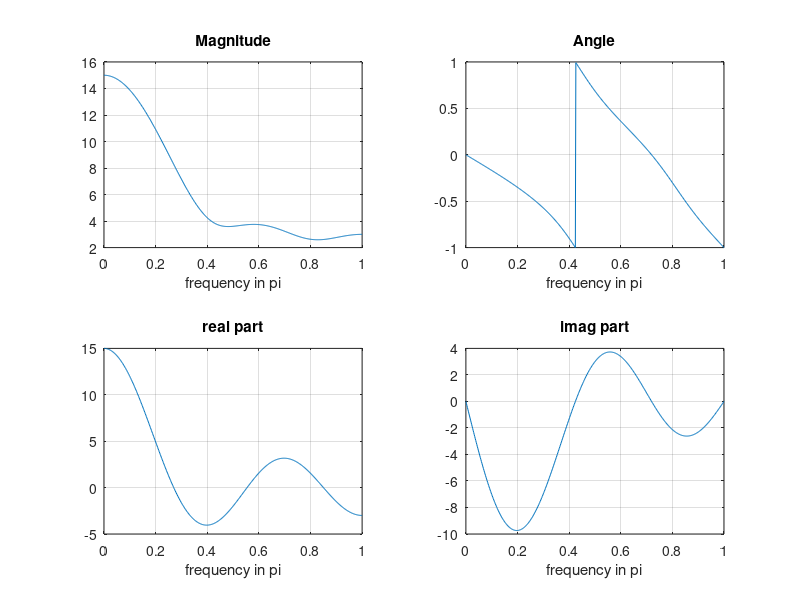
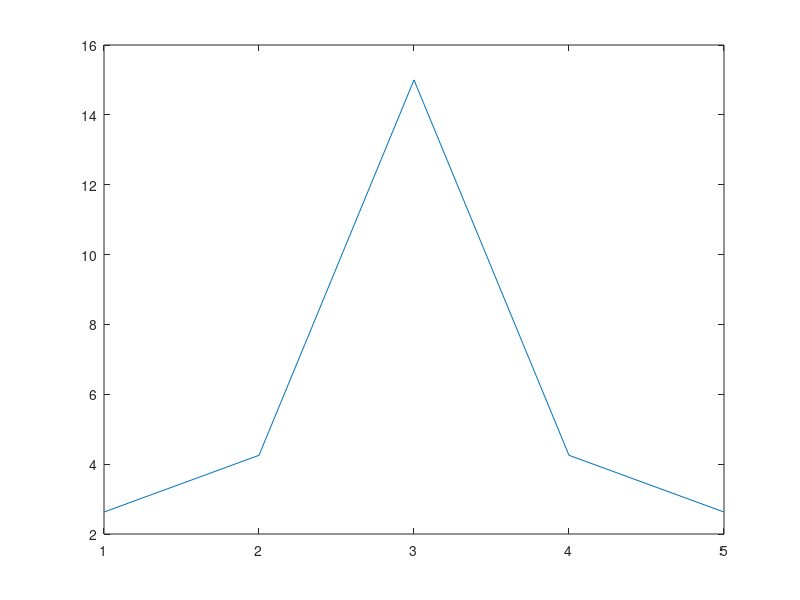
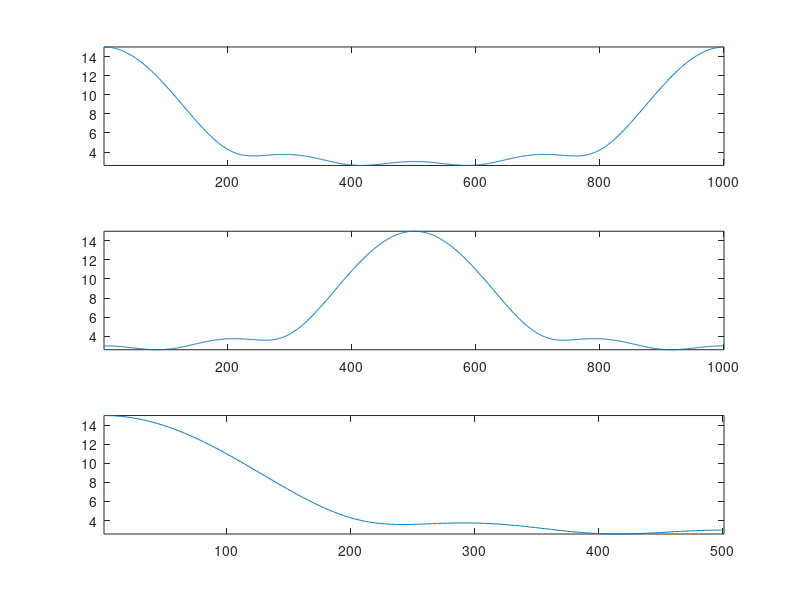
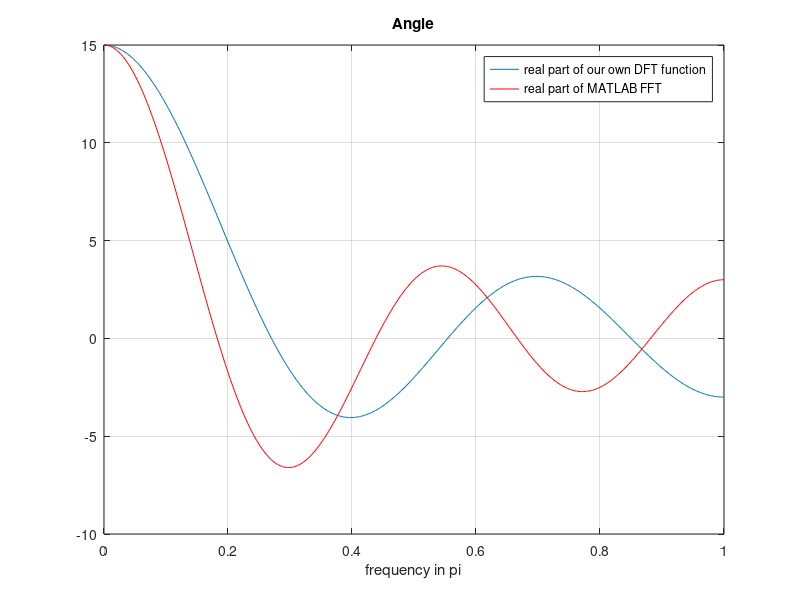

Here is the MATLAB script that generated these plots, in order: (Note: this script raises an error after producing the figures.)
clc; clear; close all;

%% express convolution as matrix multiplication 

h = [1 2 3 4 5]';
x = randn(3,1);
A = convmtx(h,length(x));
y = A*x;
y1 = conv(h,x);
figure
stem(y)
hold on
stem(y1)
legend('convmtx','conv')

%% matlab DTFT implementation

n = -1:3;
x = 1:5;

M = 500;
k = 0:M;
w = (pi/M)*k;

X = x * (exp(-1i*pi/M)).^(n'*k);

magX = abs(X);
angX = angle(X);
realX = real(X);
imagX = imag(X);

subplot(2,2,1); plot(k/M, magX); grid on;
xlabel('frequency in pi'); title('Magnitude');

subplot(2,2,2); plot(k/M, angX/pi); grid on;
xlabel('frequency in pi'); title('Angle');

subplot(2,2,3); plot(k/M, realX); grid on;
xlabel('frequency in pi'); title('real part');

subplot(2,2,4); plot(k/M, imagX); grid on;
xlabel('frequency in pi'); title('imag part');

%% 

xf = fft(x);

figure
plot(abs(fftshift(xf)))

%% padding zero after array in time domain, densifies fft in frequency domain
% remember: frequency output of fft is 0 to 2pi. 
% to shift it and align zero frequency at the center, we use fftshift 


x1 = zeros([M*2,1]);
x1(1:length(x)) = x;
xf = fft(x1);

figure
subplot(3,1,1); plot(abs(xf)); axis tight;
subplot(3,1,2); plot(abs(fftshift(xf))); axis tight;
subplot(3,1,3); plot(abs(xf(1:501))); axis tight;

%% compare angle of our own DFT and matlab's fft 

figure
plot(k/M, realX); grid on; hold on;
plot(k/M, real(xf(1:length(X))), 'r')
xlabel('frequency in pi'); title('Angle');
legend(['real part of our own DFT function'],['real part of MATLAB FFT']) 

%% compare real and imag part of our own DFT and matlab's fft 
% they are different because of the horizontal axis!
% horizontal axis of input is n=-1:3
% we use horizontal axis when calculating X
% we did not use it with matlab FFT
% matlab assumes that horizontal axis of signal starts from 0!
% with time shifting property of DFT (DTFT), we can overcome this limitation


figure
plot(k/M, angX/pi); grid on; hold on;
plot(k/M, angle(xf(1:length(X)))/pi, 'r')
xlabel('frequency in pi'); title('Angle');
legend(['angle of our own DFT function'],['angle of MATLAB FFT']) 

%% calculate fft of a signal that is not started from 0 ( for example started from -1 )

amount_of_shift = -1;
xf1 = xf(1:length(X)) .* exp(-1i*w'*(amount_of_shift));

figure
subplot(2,2,1); plot(k/M, magX); grid on; hold on;
plot(k/M, abs(xf1)) 
xlabel('frequency in pi'); title('Magnitude');

subplot(2,2,2); plot(k/M, angX/pi); grid on; hold on;
plot(k/M, angle(xf1)/pi)
xlabel('frequency in pi'); title('Angle');

subplot(2,2,3); plot(k/M, realX); grid on; hold on;
plot(k/M, real(xf1))
xlabel('frequency in pi'); title('real part');

subplot(2,2,4); plot(k/M, imagX); grid on; hold on;
plot(k/M, imag(xf1))
xlabel('frequency in pi'); title('imag part');

%% Linearity

n1 = -1:3;
x1 = 1:5;
alpha = 2;
xx1 = alpha*x1;

n2 = 0:6;
x2 = -5:1;
beta = 3;
xx2 = beta*x2;

[xx3,n3] = sigadd(xx1,n1,xx2,n2);

M = 500; %501 samples
k = 0:M;
w = (pi/M)*k;

X1 = x1*(exp(-1i*pi/M)).^(n1'*k);
X2 = x2*(exp(-1i*pi/M)).^(n2'*k);
X3 = xx3*(exp(-1i*pi/M)).^(n3'*k);
XX3 = alpha*X1 + beta*X2;

subplot(5,1,1); stem(n1,x1); xlim([-2 7]); 
subplot(5,1,2); stem(n2,x2); xlim([-2 7]); 
subplot(5,1,3); stem(n3,xx3); xlim([-2 7]); 
subplot(5,1,4); plot(k/M, abs(X3)); hold on; plot(k/M, abs(XX3));
subplot(5,1,5); plot(k/M, angle(X3)/pi); hold on; plot(k/M, angle(XX3)/pi); ylim([-1.5,1.5]);

%% Frequency-shifting (modulation) - example 1

n1 = -1:3;
x1 = 1:5;
w0 = pi/4;

x2 = x1 .* exp(1i*w0*n1);

X1 = x1*(exp(-1i*pi/M)).^(n1'*k);
X2 = x2*(exp(-1i*pi/M)).^(n1'*k);

figure
plot(k/M, abs(X1)); hold on;
plot(k/M, abs(X2))

%% Frequency-shifting (modulation) - example 2

n = -100:100;
x = cos(0.2*n);

x1 = x.*exp(1i*pi/2*n); % modulated signal

M = 500;
k = -M:M;
w = (pi/M)*k;

X = x*(exp(-1i*pi/M)).^(n'*k);
X1 = x1*(exp(-1i*pi/M)).^(n'*k);

[XX1,F1] = sigshift(X,w,pi/2);

 hold on;
plot(k/M, abs(X1),'g')
plot(F1/pi, abs(XX1),'r')

%% conjugation

n = -1:3;
x = rand(1,5)+1i*rand(1,5);
x1=conj(x);

figure
subplot(3,2,1); stem(n,real(x))
subplot(3,2,2); stem(n,imag(x))
subplot(3,2,3); stem(n,real(x1))
subplot(3,2,4); stem(n,imag(x1))

M = 500;
k = -M:M;
w = (pi/M)*k;

X = x*(exp(-1i*pi/M)).^(n'*k);
X1 = x1*(exp(-1i*pi/M)).^(n'*k);

XX1 = conj(sigfold(X,w));
subplot(3,2,5); hold on; plot(k/M, abs(X1),'k'); plot(k/M, abs(XX1),'r--','linewidth',2);
subplot(3,2,6); hold on; plot(k/M, angle(X1)/pi,'k'); plot(k/M, angle(XX1)/pi,'r--','linewidth',2); ylim([-1.5;1.5]);

%% folding  

nx = -1:3;
x = randn(1,5);
[x1,nx1] = sigfold(x,nx);

M = 500;
k = -M:M;
w = (pi/M)*k;

X = x*(exp(-1i*pi/M)).^(nx'*k);
X1 = x1*(exp(-1i*pi/M)).^(nx1'*k);

subplot(4,1,1)
stem(nx,x); xlim([-5 5])

subplot(4,1,2)
stem(nx1,x1); xlim([-5 5])

subplot(4,1,3); hold on;
plot(w/pi, real(X), 'k')
plot(w/pi, real(X1), 'r--')

subplot(4,1,4); hold on;
plot(w/pi, imag(X), 'k')
plot(w/pi, imag(X1), 'r--')

%% convolution 

nx1 = -1:3;
x1 = randn([1 5]);
nx2 = -3:2;
x2 = randn([1 6]);
[x3, nx3] = conv_m(x1,nx1,x2,nx2);

M = 500;
k = -M:M;
w = (pi/M)*k;

X1 = x1*(exp(-1i*pi/M)).^(nx1'*k);
X2 = x2*(exp(-1i*pi/M)).^(nx2'*k);
X3 = x3*(exp(-1i*pi/M)).^(nx3'*k);
XX3 = X1.*X2;

figure
subplot(5,1,1); stem(nx1,x1); xlim([-6 6]);
subplot(5,1,2); stem(nx2,x2); xlim([-6 6]);
subplot(5,1,3); stem(nx3,x3); xlim([-6,6]);

subplot(5,1,4); hold on;
plot(w/pi, real(X3), 'k')
plot(w/pi, real(XX3), 'r--')

subplot(5,1,5); hold on;
plot(w/pi, imag(X3), 'k')
plot(w/pi, imag(XX3), 'r--')

%% correlation

nx1 = -1:3;
x1 = randn([1 5]);
nx2 = -3:2;
x2 = randn([1 6]);
[x3, nx3] = xcorr_m(x1,nx1,x2,nx2);

% define frequency axis
M = 500;
k = -M:M;
w = (pi/M)*k;

X1 = x1*(exp(-1i*pi/M)).^(nx1'*k);
X2 = x2*(exp(-1i*pi/M)).^(nx2'*k);
X3 = x3*(exp(-1i*pi/M)).^(nx3'*k);
XX3 = X1.*conj(X2);

figure;
subplot(5,1,1); stem(nx1,x1); xlim([-6 6]);
subplot(5,1,2); stem(nx2,x2); xlim([-6 6]);
subplot(5,1,3); stem(nx3,x3); xlim([-6 6]);
 
subplot(5,1,4); hold on;
plot(w/pi, real(X3), 'k');
plot(w/pi, real(XX3), 'r--');

subplot(5,1,5); hold on;
plot(w/pi, imag(X3), 'k');
plot(w/pi, imag(XX3), 'r--');

%% multiplication

nx1 = -1:3;
x1 = randn([1 5]);
nx2 = -3:2;
x2 = randn([1 6]);
[x3, nx3] = sigmult(x1,nx1,x2,nx2);

% define frequency axis
M = 500;
k = -M:M;
w = (pi/M)*k;

X1 = x1*(exp(-1i*pi/M)).^(nx1'*k);
X2 = x2*(exp(-1i*pi/M)).^(nx2'*k);
X3 = x3*(exp(-1i*pi/M)).^(nx3'*k);
[XX3,wp] = conv_m(X1,k,X2,k);

figure;
subplot(5,1,1); stem(nx1,x1); xlim([-6 6]);
subplot(5,1,2); stem(nx2,x2); xlim([-6 6]);
subplot(5,1,3); stem(nx3,x3); xlim([-6 6]);
 
subplot(5,1,4); hold on;
plot(w/pi, abs(X3), 'k');

subplot(5,1,5); hold on;
plot(wp/1000, abs(XX3), 'k');

% Question: why the 4th and 5th plots are different? Why the 5th plot has
% a larger range than the 4th plot?

%% Parseval's Theorem (energy)

nx = -1:3;
x = randn([1,5]);

E1 = sum(x.^2);

M = 100;
k = -M:M;
w = (pi/M)*k;
X = x*(exp(-1i*pi/M)).^(nx'*k);

E2 = trapz(abs(X).^2)*(pi/M)/(2*pi);
% we multiply the trapz integral result with (pi/M), because trapz computes 
% an approximation of the integral of Y via the trapezoidal method (with unit spacing)
% thus, to create dw with pi/M spacing, we multiply it by pi/M.

disp(['Energy in time domain: ', num2str(E1)])
disp(['Energy in frequency domain: ', num2str(E2)])




 



